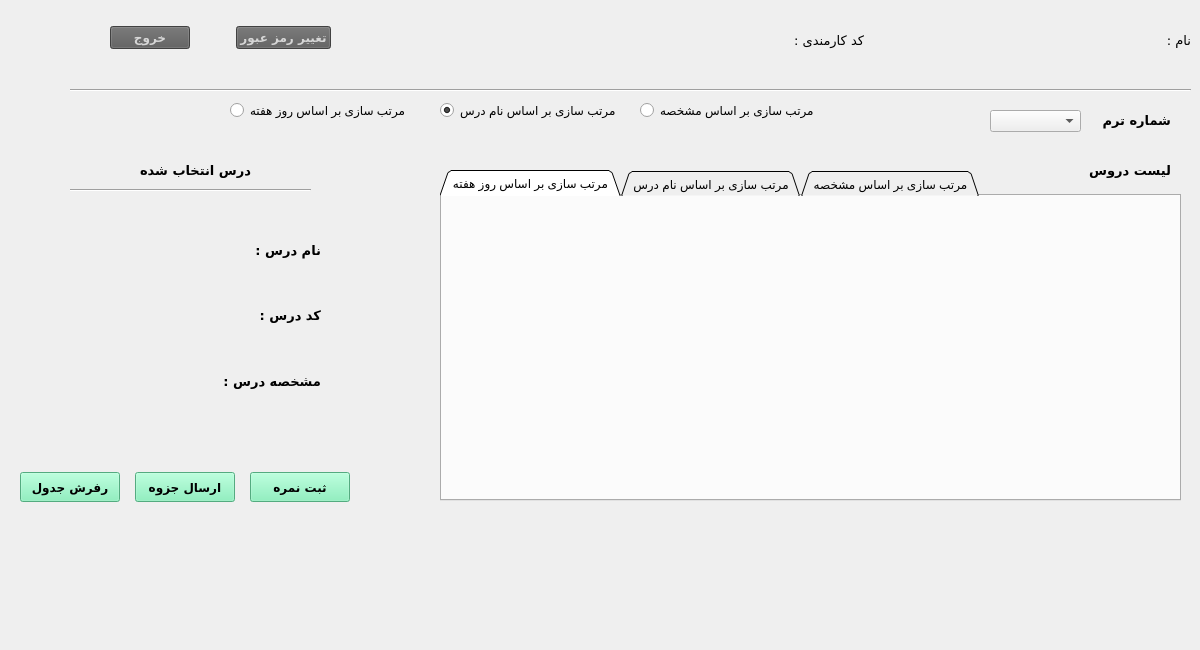
<?xml version="1.0" encoding="UTF-8"?>
<ui version="4.0">
 <class>teachersecondmaindialog</class>
 <widget class="QWidget" name="teachersecondmaindialog">
  <property name="geometry">
   <rect>
    <x>0</x>
    <y>0</y>
    <width>1200</width>
    <height>650</height>
   </rect>
  </property>
  <property name="windowTitle">
   <string>Form</string>
  </property>
  <widget class="QRadioButton" name="radioButton_Day">
   <property name="geometry">
    <rect>
     <x>230</x>
     <y>100</y>
     <width>191</width>
     <height>20</height>
    </rect>
   </property>
   <property name="text">
    <string>مرتب سازی بر اساس روز هفته</string>
   </property>
  </widget>
  <widget class="QWidget" name="layoutWidget_3">
   <property name="geometry">
    <rect>
     <x>780</x>
     <y>20</y>
     <width>411</width>
     <height>40</height>
    </rect>
   </property>
   <layout class="QHBoxLayout" name="horizontalLayout_6">
    <item>
     <layout class="QHBoxLayout" name="horizontalLayout_5">
      <item>
       <widget class="QLabel" name="label_TeacherCode">
        <property name="font">
         <font>
          <family>B Roya</family>
          <pointsize>10</pointsize>
          <weight>50</weight>
          <bold>false</bold>
         </font>
        </property>
        <property name="text">
         <string/>
        </property>
       </widget>
      </item>
      <item>
       <widget class="QLabel" name="label_3">
        <property name="font">
         <font>
          <family>B Titr</family>
          <pointsize>10</pointsize>
         </font>
        </property>
        <property name="text">
         <string>کد کارمندی :</string>
        </property>
       </widget>
      </item>
     </layout>
    </item>
    <item>
     <spacer name="horizontalSpacer">
      <property name="orientation">
       <enum>Qt::Horizontal</enum>
      </property>
      <property name="sizeHint" stdset="0">
       <size>
        <width>40</width>
        <height>20</height>
       </size>
      </property>
     </spacer>
    </item>
    <item>
     <layout class="QHBoxLayout" name="horizontalLayout_4">
      <item>
       <widget class="QLabel" name="label_name">
        <property name="font">
         <font>
          <family>B Roya</family>
          <pointsize>10</pointsize>
          <weight>50</weight>
          <bold>false</bold>
         </font>
        </property>
        <property name="text">
         <string/>
        </property>
       </widget>
      </item>
      <item>
       <widget class="QLabel" name="label">
        <property name="font">
         <font>
          <family>B Titr</family>
          <pointsize>10</pointsize>
         </font>
        </property>
        <property name="text">
         <string>نام :</string>
        </property>
       </widget>
      </item>
     </layout>
    </item>
   </layout>
  </widget>
  <widget class="QRadioButton" name="radioButton_Day_2">
   <property name="geometry">
    <rect>
     <x>640</x>
     <y>100</y>
     <width>191</width>
     <height>20</height>
    </rect>
   </property>
   <property name="text">
    <string>مرتب سازی بر اساس مشخصه</string>
   </property>
  </widget>
  <widget class="QLabel" name="label_8">
   <property name="geometry">
    <rect>
     <x>130</x>
     <y>160</y>
     <width>121</width>
     <height>20</height>
    </rect>
   </property>
   <property name="font">
    <font>
     <family>B Koodak</family>
     <pointsize>10</pointsize>
     <weight>75</weight>
     <bold>true</bold>
    </font>
   </property>
   <property name="text">
    <string>درس انتخاب شده </string>
   </property>
  </widget>
  <widget class="QWidget" name="layoutWidget">
   <property name="geometry">
    <rect>
     <x>60</x>
     <y>220</y>
     <width>261</width>
     <height>191</height>
    </rect>
   </property>
   <layout class="QVBoxLayout" name="verticalLayout">
    <item>
     <layout class="QHBoxLayout" name="horizontalLayout_3">
      <item>
       <widget class="QLabel" name="label_name_2">
        <property name="font">
         <font>
          <family>B Koodak</family>
          <pointsize>10</pointsize>
          <weight>75</weight>
          <bold>true</bold>
         </font>
        </property>
        <property name="layoutDirection">
         <enum>Qt::RightToLeft</enum>
        </property>
        <property name="text">
         <string/>
        </property>
       </widget>
      </item>
      <item>
       <spacer name="horizontalSpacer_2">
        <property name="orientation">
         <enum>Qt::Horizontal</enum>
        </property>
        <property name="sizeType">
         <enum>QSizePolicy::Minimum</enum>
        </property>
        <property name="sizeHint" stdset="0">
         <size>
          <width>40</width>
          <height>20</height>
         </size>
        </property>
       </spacer>
      </item>
      <item>
       <widget class="QLabel" name="label_2">
        <property name="font">
         <font>
          <family>B Koodak</family>
          <pointsize>10</pointsize>
          <weight>75</weight>
          <bold>true</bold>
         </font>
        </property>
        <property name="text">
         <string>نام درس :</string>
        </property>
       </widget>
      </item>
     </layout>
    </item>
    <item>
     <layout class="QHBoxLayout" name="horizontalLayout_7">
      <item>
       <spacer name="horizontalSpacer_7">
        <property name="orientation">
         <enum>Qt::Horizontal</enum>
        </property>
        <property name="sizeType">
         <enum>QSizePolicy::Fixed</enum>
        </property>
        <property name="sizeHint" stdset="0">
         <size>
          <width>45</width>
          <height>20</height>
         </size>
        </property>
       </spacer>
      </item>
      <item>
       <widget class="QLabel" name="label_code">
        <property name="font">
         <font>
          <family>B Koodak</family>
          <pointsize>10</pointsize>
          <weight>75</weight>
          <bold>true</bold>
         </font>
        </property>
        <property name="layoutDirection">
         <enum>Qt::RightToLeft</enum>
        </property>
        <property name="text">
         <string/>
        </property>
       </widget>
      </item>
      <item>
       <spacer name="horizontalSpacer_5">
        <property name="orientation">
         <enum>Qt::Horizontal</enum>
        </property>
        <property name="sizeType">
         <enum>QSizePolicy::Minimum</enum>
        </property>
        <property name="sizeHint" stdset="0">
         <size>
          <width>40</width>
          <height>20</height>
         </size>
        </property>
       </spacer>
      </item>
      <item>
       <widget class="QLabel" name="label_12">
        <property name="font">
         <font>
          <family>B Koodak</family>
          <pointsize>10</pointsize>
          <weight>75</weight>
          <bold>true</bold>
         </font>
        </property>
        <property name="text">
         <string>کد درس :</string>
        </property>
       </widget>
      </item>
     </layout>
    </item>
    <item>
     <layout class="QHBoxLayout" name="horizontalLayout_8">
      <item>
       <spacer name="horizontalSpacer_8">
        <property name="orientation">
         <enum>Qt::Horizontal</enum>
        </property>
        <property name="sizeType">
         <enum>QSizePolicy::Fixed</enum>
        </property>
        <property name="sizeHint" stdset="0">
         <size>
          <width>50</width>
          <height>20</height>
         </size>
        </property>
       </spacer>
      </item>
      <item>
       <widget class="QLabel" name="label_ID">
        <property name="font">
         <font>
          <family>B Koodak</family>
          <pointsize>10</pointsize>
          <weight>75</weight>
          <bold>true</bold>
         </font>
        </property>
        <property name="layoutDirection">
         <enum>Qt::RightToLeft</enum>
        </property>
        <property name="text">
         <string/>
        </property>
       </widget>
      </item>
      <item>
       <spacer name="horizontalSpacer_6">
        <property name="orientation">
         <enum>Qt::Horizontal</enum>
        </property>
        <property name="sizeType">
         <enum>QSizePolicy::Minimum</enum>
        </property>
        <property name="sizeHint" stdset="0">
         <size>
          <width>40</width>
          <height>20</height>
         </size>
        </property>
       </spacer>
      </item>
      <item>
       <widget class="QLabel" name="label_14">
        <property name="font">
         <font>
          <family>B Koodak</family>
          <pointsize>10</pointsize>
          <weight>75</weight>
          <bold>true</bold>
         </font>
        </property>
        <property name="text">
         <string>مشخصه درس :</string>
        </property>
       </widget>
      </item>
     </layout>
    </item>
   </layout>
  </widget>
  <widget class="QLabel" name="label_7">
   <property name="geometry">
    <rect>
     <x>1050</x>
     <y>160</y>
     <width>121</width>
     <height>20</height>
    </rect>
   </property>
   <property name="font">
    <font>
     <family>B Koodak</family>
     <pointsize>10</pointsize>
     <weight>75</weight>
     <bold>true</bold>
    </font>
   </property>
   <property name="text">
    <string>لیست دروس</string>
   </property>
  </widget>
  <widget class="QRadioButton" name="radioButton_Title">
   <property name="geometry">
    <rect>
     <x>440</x>
     <y>100</y>
     <width>191</width>
     <height>20</height>
    </rect>
   </property>
   <property name="text">
    <string>مرتب سازی بر اساس نام درس</string>
   </property>
   <property name="checked">
    <bool>true</bool>
   </property>
  </widget>
  <widget class="Line" name="line_2">
   <property name="geometry">
    <rect>
     <x>70</x>
     <y>180</y>
     <width>241</width>
     <height>20</height>
    </rect>
   </property>
   <property name="orientation">
    <enum>Qt::Horizontal</enum>
   </property>
  </widget>
  <widget class="Line" name="line">
   <property name="geometry">
    <rect>
     <x>70</x>
     <y>80</y>
     <width>1121</width>
     <height>20</height>
    </rect>
   </property>
   <property name="orientation">
    <enum>Qt::Horizontal</enum>
   </property>
  </widget>
  <widget class="QWidget" name="layoutWidget_2">
   <property name="geometry">
    <rect>
     <x>20</x>
     <y>470</y>
     <width>330</width>
     <height>35</height>
    </rect>
   </property>
   <layout class="QHBoxLayout" name="horizontalLayout">
    <item>
     <widget class="QPushButton" name="pushButton_refresh">
      <property name="minimumSize">
       <size>
        <width>100</width>
        <height>30</height>
       </size>
      </property>
      <property name="font">
       <font>
        <family>B Nazanin</family>
        <pointsize>9</pointsize>
        <weight>75</weight>
        <bold>true</bold>
       </font>
      </property>
      <property name="styleSheet">
       <string notr="true">background-color:rgb(118, 240, 179)</string>
      </property>
      <property name="text">
       <string>رفرش جدول</string>
      </property>
     </widget>
    </item>
    <item>
     <spacer name="horizontalSpacer_3">
      <property name="orientation">
       <enum>Qt::Horizontal</enum>
      </property>
      <property name="sizeHint" stdset="0">
       <size>
        <width>40</width>
        <height>20</height>
       </size>
      </property>
     </spacer>
    </item>
    <item>
     <widget class="QPushButton" name="pushButton_3">
      <property name="minimumSize">
       <size>
        <width>100</width>
        <height>30</height>
       </size>
      </property>
      <property name="font">
       <font>
        <family>B Nazanin</family>
        <pointsize>9</pointsize>
        <weight>75</weight>
        <bold>true</bold>
       </font>
      </property>
      <property name="styleSheet">
       <string notr="true">background-color:rgb(118, 240, 179)</string>
      </property>
      <property name="text">
       <string>ارسال جزوه</string>
      </property>
     </widget>
    </item>
    <item>
     <spacer name="horizontalSpacer_4">
      <property name="orientation">
       <enum>Qt::Horizontal</enum>
      </property>
      <property name="sizeHint" stdset="0">
       <size>
        <width>40</width>
        <height>20</height>
       </size>
      </property>
     </spacer>
    </item>
    <item>
     <widget class="QPushButton" name="pushButton_SetScore">
      <property name="minimumSize">
       <size>
        <width>100</width>
        <height>30</height>
       </size>
      </property>
      <property name="font">
       <font>
        <family>B Nazanin</family>
        <pointsize>9</pointsize>
        <weight>75</weight>
        <bold>true</bold>
       </font>
      </property>
      <property name="styleSheet">
       <string notr="true">background-color:rgb(118, 240, 179)</string>
      </property>
      <property name="text">
       <string>ثبت نمره</string>
      </property>
     </widget>
    </item>
   </layout>
  </widget>
  <widget class="QWidget" name="layoutWidget_4">
   <property name="geometry">
    <rect>
     <x>110</x>
     <y>20</y>
     <width>221</width>
     <height>35</height>
    </rect>
   </property>
   <layout class="QHBoxLayout" name="horizontalLayout_2">
    <item>
     <widget class="QPushButton" name="pushButton_exit">
      <property name="font">
       <font>
        <family>B Nazanin</family>
        <pointsize>9</pointsize>
        <weight>75</weight>
        <bold>true</bold>
       </font>
      </property>
      <property name="styleSheet">
       <string notr="true">background-color: rgb(91, 91, 91);
color: rgb(214, 214, 214);</string>
      </property>
      <property name="text">
       <string>خروج</string>
      </property>
     </widget>
    </item>
    <item>
     <spacer name="horizontalSpacer_12">
      <property name="orientation">
       <enum>Qt::Horizontal</enum>
      </property>
      <property name="sizeHint" stdset="0">
       <size>
        <width>40</width>
        <height>20</height>
       </size>
      </property>
     </spacer>
    </item>
    <item>
     <widget class="QPushButton" name="pushButton_setting">
      <property name="font">
       <font>
        <family>B Nazanin</family>
        <pointsize>9</pointsize>
        <weight>75</weight>
        <bold>true</bold>
       </font>
      </property>
      <property name="styleSheet">
       <string notr="true">background-color: rgb(91, 91, 91);
color: rgb(214, 214, 214);</string>
      </property>
      <property name="text">
       <string>تغییر رمز عبور</string>
      </property>
     </widget>
    </item>
   </layout>
  </widget>
  <widget class="QLabel" name="label_9">
   <property name="geometry">
    <rect>
     <x>1090</x>
     <y>110</y>
     <width>81</width>
     <height>20</height>
    </rect>
   </property>
   <property name="font">
    <font>
     <family>B Koodak</family>
     <pointsize>10</pointsize>
     <weight>75</weight>
     <bold>true</bold>
    </font>
   </property>
   <property name="text">
    <string>شماره ترم</string>
   </property>
  </widget>
  <widget class="QComboBox" name="comboBox">
   <property name="geometry">
    <rect>
     <x>990</x>
     <y>110</y>
     <width>91</width>
     <height>22</height>
    </rect>
   </property>
  </widget>
  <widget class="QTabWidget" name="tabWidget">
   <property name="geometry">
    <rect>
     <x>440</x>
     <y>170</y>
     <width>741</width>
     <height>331</height>
    </rect>
   </property>
   <property name="tabShape">
    <enum>QTabWidget::Triangular</enum>
   </property>
   <property name="currentIndex">
    <number>0</number>
   </property>
   <widget class="QWidget" name="tab">
    <attribute name="title">
     <string>مرتب سازی بر اساس روز هفته</string>
    </attribute>
   </widget>
   <widget class="QWidget" name="tab_2">
    <attribute name="title">
     <string>مرتب سازی بر اساس نام درس</string>
    </attribute>
   </widget>
   <widget class="QWidget" name="tab_3">
    <attribute name="title">
     <string>مرتب سازی بر اساس مشخصه</string>
    </attribute>
   </widget>
  </widget>
 </widget>
 <resources/>
 <connections/>
</ui>
